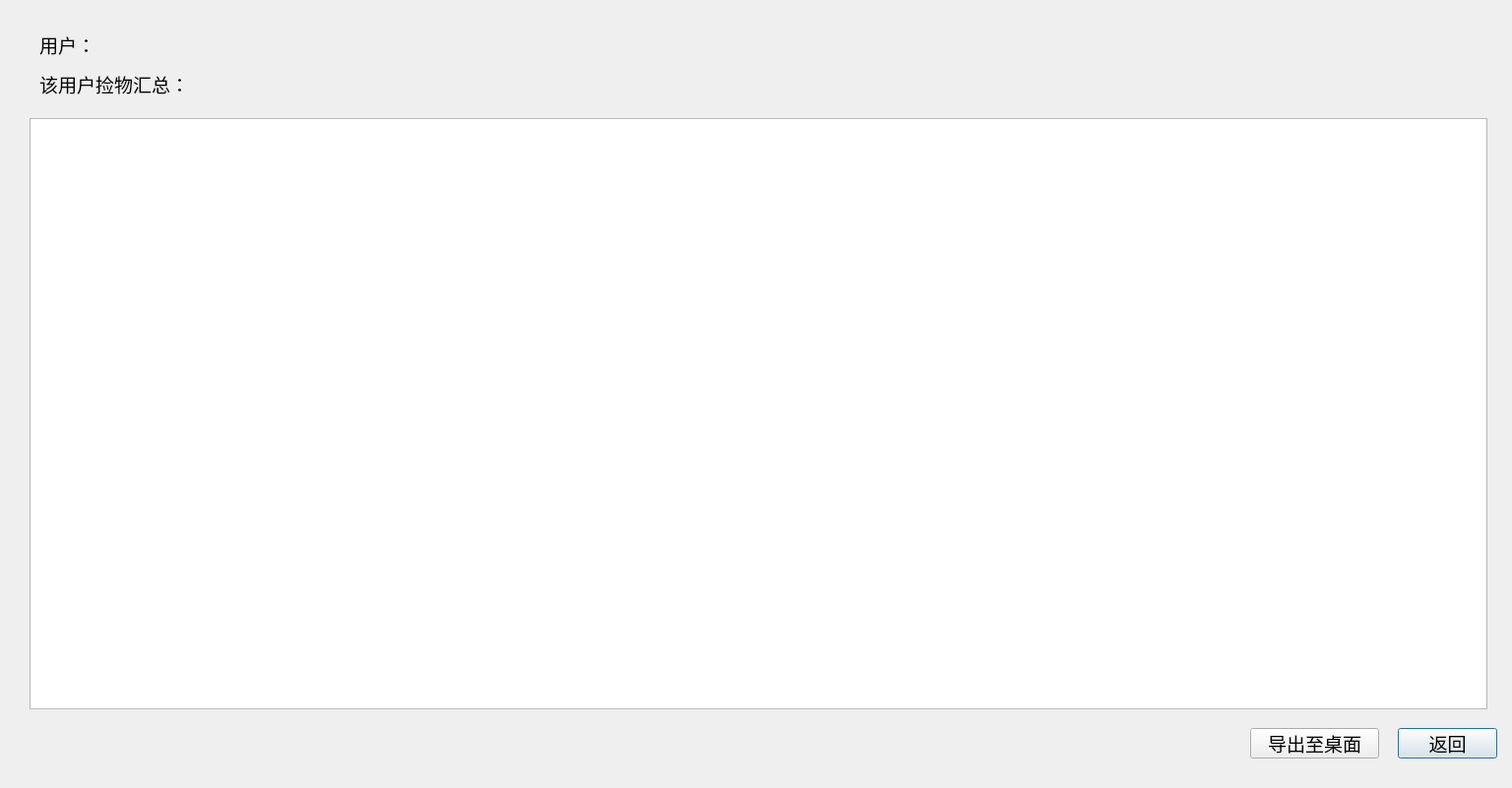
<?xml version="1.0" encoding="UTF-8"?>
<ui version="4.0">
 <class>RevokeFound</class>
 <widget class="QDialog" name="RevokeFound">
  <property name="geometry">
   <rect>
    <x>0</x>
    <y>0</y>
    <width>1536</width>
    <height>801</height>
   </rect>
  </property>
  <property name="windowTitle">
   <string>撤销</string>
  </property>
  <property name="windowIcon">
   <iconset>
    <normaloff>Image/guet.png</normaloff>Image/guet.png</iconset>
  </property>
  <widget class="QLabel" name="user">
   <property name="geometry">
    <rect>
     <x>40</x>
     <y>30</y>
     <width>861</width>
     <height>31</height>
    </rect>
   </property>
   <property name="font">
    <font>
     <pointsize>14</pointsize>
    </font>
   </property>
   <property name="text">
    <string>用户：</string>
   </property>
  </widget>
  <widget class="QPushButton" name="exit">
   <property name="geometry">
    <rect>
     <x>1420</x>
     <y>740</y>
     <width>101</width>
     <height>31</height>
    </rect>
   </property>
   <property name="font">
    <font>
     <pointsize>14</pointsize>
    </font>
   </property>
   <property name="text">
    <string>返回</string>
   </property>
  </widget>
  <widget class="QTableWidget" name="tableWidget">
   <property name="geometry">
    <rect>
     <x>30</x>
     <y>120</y>
     <width>1481</width>
     <height>601</height>
    </rect>
   </property>
   <property name="font">
    <font>
     <pointsize>14</pointsize>
    </font>
   </property>
  </widget>
  <widget class="QLabel" name="label_2">
   <property name="geometry">
    <rect>
     <x>40</x>
     <y>70</y>
     <width>371</width>
     <height>31</height>
    </rect>
   </property>
   <property name="font">
    <font>
     <pointsize>14</pointsize>
    </font>
   </property>
   <property name="text">
    <string>该用户捡物汇总：</string>
   </property>
  </widget>
  <widget class="QPushButton" name="save">
   <property name="geometry">
    <rect>
     <x>1270</x>
     <y>740</y>
     <width>131</width>
     <height>31</height>
    </rect>
   </property>
   <property name="font">
    <font>
     <pointsize>14</pointsize>
    </font>
   </property>
   <property name="focusPolicy">
    <enum>Qt::NoFocus</enum>
   </property>
   <property name="text">
    <string>导出至桌面</string>
   </property>
  </widget>
 </widget>
 <resources/>
 <connections/>
</ui>
